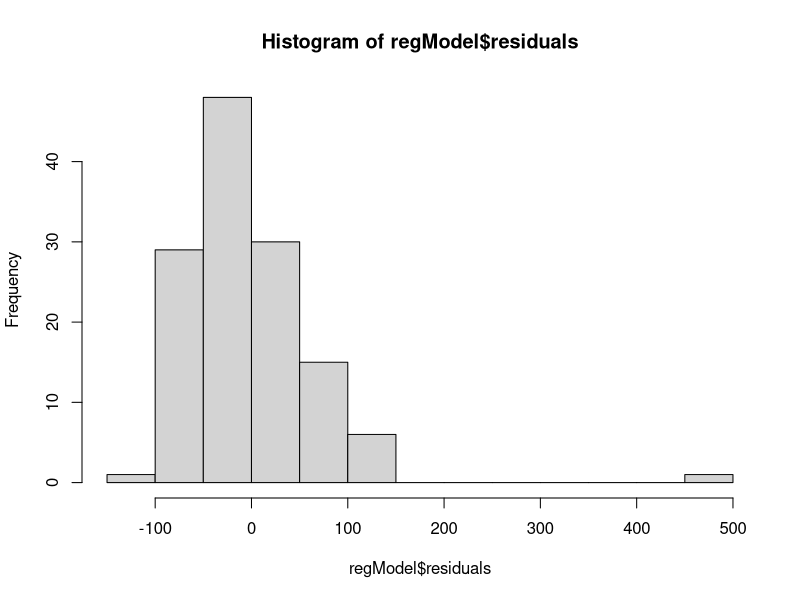
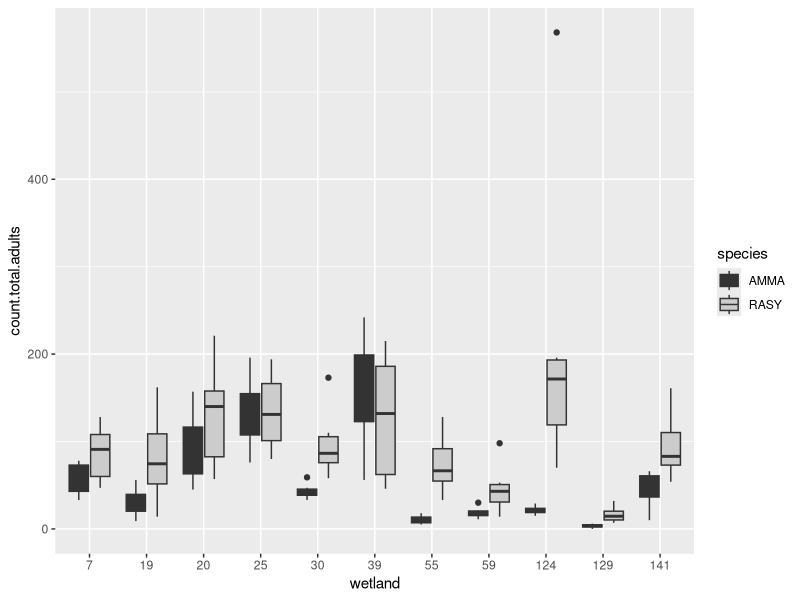
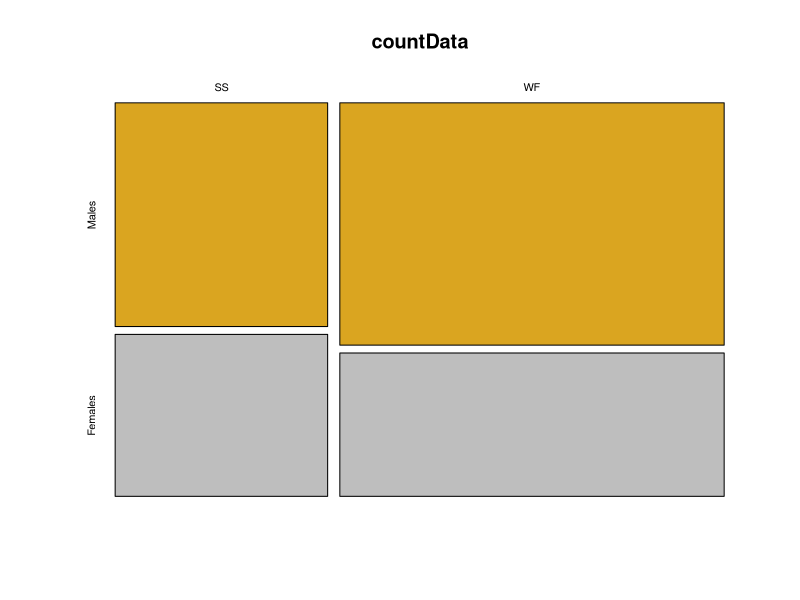
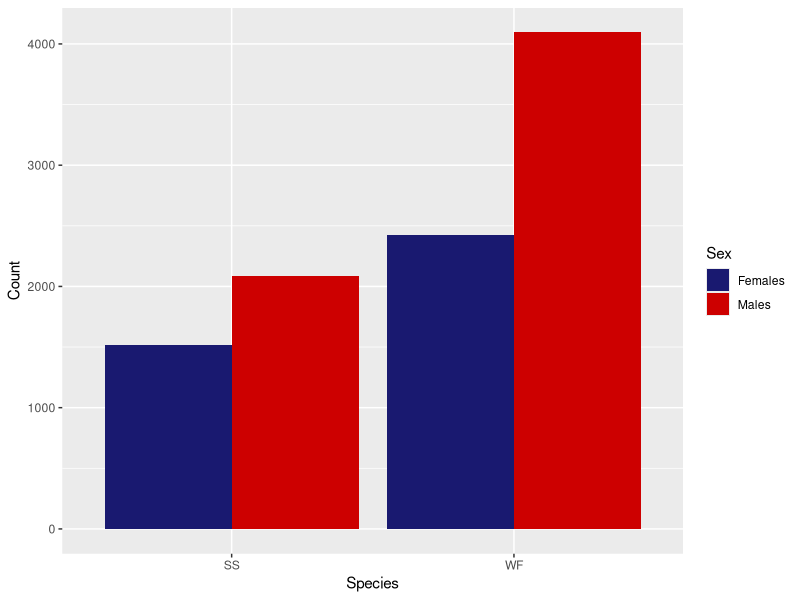
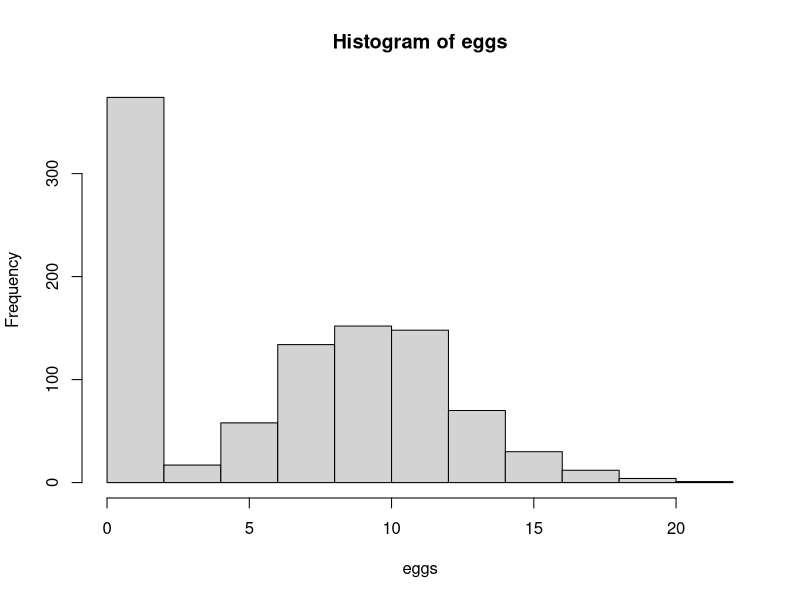
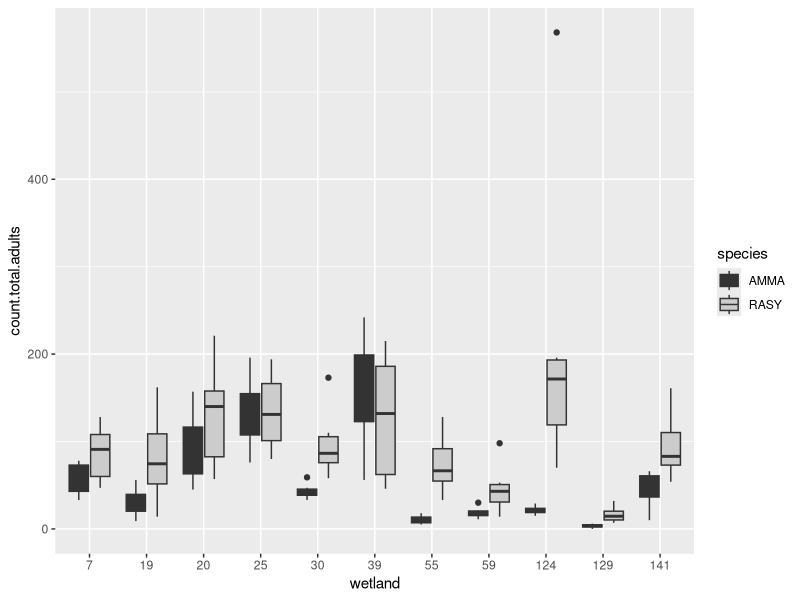

These charts were generated, in order, by the following R code:
##### Simple Data Analysis and More Complex Control Structures
##### 30 January 2023
##### PLD


dryadData <- read.table(file="DATA/veysey_babbitt_data_buffers_and_amphibians2.csv", header = TRUE, sep=",")

## Set up libraries
library(tidyverse)
library(ggthemes)

### Analyses
### Experimental designs
### independent/explanatiry variable (x-axis) vs dependent/response variable (y-axis)
### continuous variables (range of numbers: height, weight, temperature) vs discrete/categorical variables (categories: species, treatments, site)

glimpse(dryadData)

### Basic linear regression analysis (2 continuous variables)
## Is there a relationship between the mean pool hydroperiod and the number of breeding frogs caught?
## y ~ x
regModel <- lm(count.total.adults ~ mean.hydro, data=dryadData)
print(regModel)
summary(regModel)
hist(regModel$residuals)
summary(regModel)$"r.squared"
summary(regModel)[["r.squared"]]

View(summary(regModel))

regPlot <- ggplot(data=dryadData, aes(x=mean.hydro, y=count.total.adults+1)) +
  geom_point() +
  stat_smooth(method=lm, se=0.99)

### Basic ANOVA
### Was there a statistically significant difference in the number of adults among wetlands?
# y~x
ANOmodel <- aov(count.total.adults ~ factor(wetland), data=dryadData)
summary(ANOmodel)

dryadData %>% 
  group_by(wetland) %>%
  summarize(avgHydro = mean(count.total.adults, na.rm = TRUE), N = n())

### Boxplot
dryadData$wetland <- factor(dryadData$wetland)
class(dryadData$wetland)  

ANOplot2 <- ggplot(data=dryadData, mapping = aes(x=wetland, y=count.total.adults, fill = species)) +
  geom_boxplot() +
  scale_fill_grey()
ANOplot2
ggsave(file="SpeciesBoxplots.pdf", plot=ANOplot2, device="pdf")  
data(lo)

### Logistic regresstion
## Data frame
# gamma probalities
xVar <- sort(rgamma(n=200, shape=5, scale = 5))
yVar <- sample(rep(c(1,0), each=100), prob=seq_len(200))
lRgData <- data.frame(xVar, yVar)
glimpse(lRgData)  

### logistic regression Analysis
logRegModel <- glm(yVar ~ xVar,
                   data=lRgData,
                   family=binomial(link
=logit))
  
logRegPlot <- ggplot(data = lRgData,
                     aes(x=xVar, y=yVar)) + 
  geom_point() +
  stat_smooth(method = "glm", method.args = list(family=binomial))


### Contigency table (chi-squared) Analysis
### Are there differences in counts of males and females between species?

countData <- dryadData %>%
  group_by(species) %>%
  summarize(Males = sum(No.males, na.rm = T), Females = sum(No.females, na.rm = TRUE)) %>%
  select(-species) %>%
  as.matrix()
countData

row.names(countData) = c("SS", "WF")
countData

## chi-squared
## get residuals
testResults <- chisq.test(countData)
testResults$residuals
testResults$expected

#### mosaic plot(base R)
mosaicplot(x=countData,
           col=c("goldenrod", "grey"),
           shade=FALSE)

### bar plot
countDataLong <- countData %>%
  as_tibble() %>%
  mutate(Species = c(rownames(countData))) %>%
  pivot_longer(cols = Males:Females,
               names_to = "Sex",
               values_to = "Count")
countDataLong

### Plot bar graph
ggplot(data = countDataLong,
       mapping = aes(x=Species, y=Count, fill=Sex)) +
  geom_bar(stat="identity", position="dodge") + #plots bars next to each other
  scale_fill_manual(values = c("midnightblue", "red3"))


########################################################################
#### Control Structures 
# if and ifelse statements

##### if statement
#### if (condition) {expression 1}

#### if (condition) {expression} else {expression 2}

#### if (condition1) {expression 1} else 
#### if (condition2) {expression 2} else {expression 3}
#### if any final unspecified else captures the rest of (unspecified) condtions
# else must appear on the same line as the expression
# use it for single values
z <- signif(runif(1), digits=2)
z > 0.5


### use {} or not
if(z>0.8) {cat(z, "is a largre number", "\n")} else 
  if (z<0.2) {cat(z, "is a small number", "\n")} else 
  {cat(z, "is a number of typical size", "\n")
    cat("z^2=", z^2, "\n")
    y <- TRUE}
y

#### ifelse to fill vecotrs

#### ifelse(condition, yes, no)

#### insect population where females lay 10.2 eggs on average, follows Poisson distribution (discrete probability distribution showing the likely number of times an event will occur). 35% parasitism where no eggs are laid. Let's make a distribution for 1000 individuals

tester <- runif(1000)
eggs <- ifelse(tester > 0.35, rpois(n=1000, lambda = 10.2), 0)
hist(eggs)

#### vector of p-values from a simulation and we want to create a vector to highlight the significant ones for plotting
pVals <- runif(1000)
z <- ifelse(pVals <= 0.025, "lowerTail", "nonSig")
z
z[pVals >= 0.975] <- "upperTail"
table(z)

##### for loops
#### workhorse function for doing repetitive tasks
### universal in all computer languages
### Controversial in R
#### - often necessary (vectorization in R)
#### - very slow with certain operation
#### - family of apply functions

#### Anatomy of for lop
### for(variable in sequence) { # starts loop
#body of the for loop
#}
# var is a counter variable that holds the current value of the loop (i, j, k)
# sequence is a integer vector that defines start/end of loop

for(i in 1:5){
  cat("stuck in a loop", i, "\n")
  cat(3+2, "\n")
  cat(3+i, "\n")
}
print(i)

### use a counter variable that maps to the position of each element
my_dogs <- c("chow", "akita", "malamute", "husky", "samoyed")
for(i in 1:length(my_dogs)){
  cat("i=", i, "my_dogs[i]=", my_dogs[i], "\n")
}


#### use double for loops

## loop over rows
m <- matrix(round(runif(20), digits=2), nrow=5)

for(i in 1:nrow(m)){
  m[i,] <- m[i,] + i
}
m


## loop over columns
m <- matrix(round(runif(20), digits=2), nrow=5)
for(j in 1:ncol(m)){
  m[,j] <- m[,j] + j
}


#### loop over rows & columns at the same time
m <- matrix(round(runif(20), digits=2), nrow=5)

for(i in 1:nrow(m)){
  for(j in 1:ncol(m)){
    m[i,j] <- m[i,j] + i + j
  }
}
m









  
  
  
  
  
  
  









